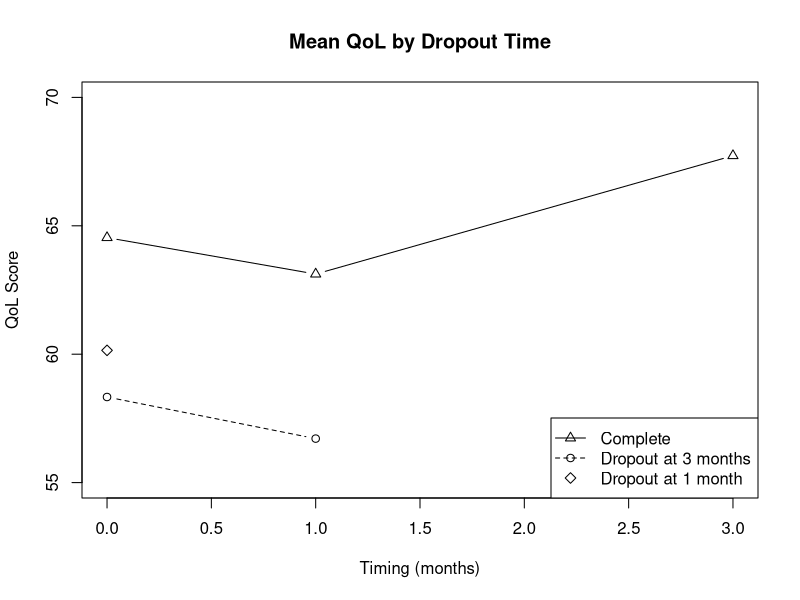
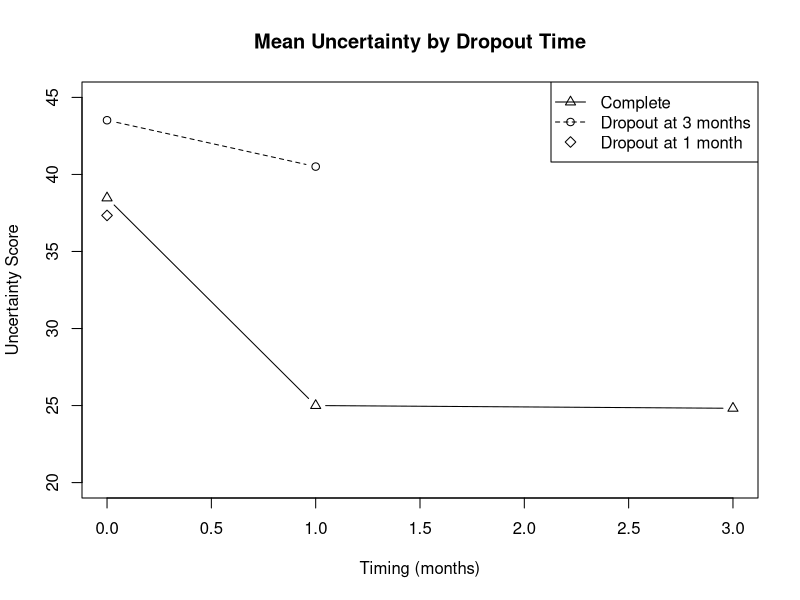

R code for these plots, in order:
## ---- chunk 1
knitr::opts_chunk$set(echo = TRUE)
library(openxlsx)
library(scales)
library(caret)
library(knitr)
## ---- chunk 2

setwd("Z:/Shares/Biostatistics/Projects/BCL/Research Projects/Open/BCL - 2017 - R96 (Sharifzadeh - Internal Medicine)/1 - Data")
list.files()
med_hist <- read.xlsx("Jh QoL all 7-19-17 FINAL cleaned DEID.xlsx",
                    sheet = 1,
                    startRow = 1,
                    colNames = TRUE,
                    na.strings = c("","n/a","N/a"),
                    detectDates = TRUE)
quest <- read.xlsx("NeuroQoL_FINAL_YS_DEID.xlsx",
                           sheet = 1,
                           startRow = 1,
                           colNames = TRUE)


#Removing rows where timing of the survey was after 3 months

colnames(quest)[3] <- "timing_of_survey"

quest2 <- quest[quest[,3] <= 3,]
dim(quest2)

#Removing all but the QoL column, the 4 uncertainty related questions, the timing, and location

quest3 <- quest2[,which(colnames(quest2)=="Data.Base.ID" |
                                          colnames(quest2)=="timing_of_survey" |
                                          colnames(quest2)=="Location.(0.office,.1.home)" |
                                          colnames(quest2)=="Overall.quality.of.life" |
                                          colnames(quest2)=="Feel.uncertain.about.future?" |
                                          colnames(quest2)=="Setbacks.in.condition?" |
                                          colnames(quest2)=="Concerned.about.disrupting.family.life?" |
                                          colnames(quest2)=="Outlook.on.future.worsen?")]
dim(quest3)
names(quest3) <- c("ID", "timing_of_survey", "location_of_survey", "QoL", "uncertainty1", "uncertainty2", "uncertainty3","uncertainty4")

#Removing rows with either 999 or NA in them or others

quest4 <- quest3[complete.cases(quest3), ]
quest5 <- subset(quest4, !quest4$ID %in% quest4$ID[quest4$QoL==999 |
                                                                   quest4$uncertainty1==999 |
                                                                   quest4$uncertainty2==999 |
                                                                   quest4$uncertainty3==999 |
                                                                   quest4$uncertainty4==999])
num <- c("1","2","3","4")
grep(paste(num, collapse = "|"), quest5$uncertainty2,invert = TRUE)
quest5 <- quest5[-grep(paste(num, collapse = "|"), quest5$uncertainty2,invert = TRUE),]
dim(quest5)
head(quest5)
str(quest5)

quest5$uncertainty2 <- as.numeric(quest5$uncertainty2)

#Transforming QoL 

QoL_calc <- function(x){
  ((x-1)/(max(quest5$QoL)-min(quest5$QoL)))*100
}
quest5$QoL_score <- QoL_calc(quest5$QoL)

#Adding scores for uncertainty

quest5$raw_score <- rowMeans(quest5[,5:8])

#Transforming uncertainty

uncertain_calc <- function(x){
  ((x-1)/(max(quest5$uncertainty1)-min(quest5$uncertainty1)))*100
}
quest5$uncertain_score <- uncertain_calc(quest5$raw_score)

#removing QoL, uncertainty1-4
quest6 <- quest5[,c(1,2,3,9,11)]


#Determining which patients (IDs) have resposes for t=1 or 3 but no baseline
t3vt1 <- setdiff(quest6$ID[which(quest6$timing_of_survey==3)],quest6$ID[which(quest6$timing_of_survey==1)])
t3vbase <- setdiff(quest6$ID[which(quest6$timing_of_survey==3)],quest6$ID[which(quest6$timing_of_survey==0)])
t1vbase <- setdiff(quest6$ID[which(quest6$timing_of_survey==1)],quest6$ID[which(quest6$timing_of_survey==0)])
union(union(t3vt1,t3vbase),t1vbase)

#Removing patients that have response for t1 or t3 but not baseline
quest7 <- quest6[-which(quest6$ID %in% union(union(t3vt1,t3vbase),t1vbase)),]

#Seperating by timing of survey
baseline <- subset(quest7,quest7$timing_of_survey==0)
t1 <- subset(quest7,quest7$timing_of_survey==1)
t3 <- subset(quest7,quest7$timing_of_survey==3)

#Adding covariates from med_hist data to the questionaiire data
vars <- c(1,4,7,10,13,17,19,21,9,18,26,32)
med_hist2 <- med_hist[,vars]
names(med_hist2) <- c("ID", "Gender", "Age_Group", "prior_brain_radiation", "radiation_type",
                      "prior_resection", "tumor_histology", "histology", "KPS", 
                      "concurrent_chemo", "tumor_location", "cancer_still_affecting" )

#which patients have a baseline,t1,t3 response but do not appear in medical history data
setdiff(baseline$ID, med_hist2$ID)
setdiff(t1$ID, med_hist2$ID)
setdiff(t3$ID, med_hist2$ID)

#remove these from questionaire data
baseline <- baseline[-which(baseline$ID==69 | baseline$ID==149),]
t1 <- t1[-which(t1$ID==69),]

#check that all baseline responders are in medical data
setdiff(baseline$ID, med_hist2$ID)
setdiff(t1$ID, med_hist2$ID)
setdiff(t1$ID, med_hist2$ID)

#removing patients (IDs) from medical history data that do not appear in the final questionaire data

med_hist3 <- med_hist2[which(med_hist2$ID %in% baseline$ID),]
all.equal(med_hist3$ID,baseline$ID)

#fixing the variable classes
med_hist3$Gender <- ifelse(med_hist3$Gender==1,0,1)
med_hist3$Gender <- factor(med_hist3$Gender)

med_hist3$Age_Group <- ifelse(med_hist3$Age_Group==1,0,1)
med_hist3$Age_Group <- factor(med_hist3$Age_Group)

med_hist3$prior_brain_radiation <- ifelse(grepl("o",med_hist3$prior_brain_radiation),0,1)
med_hist3$prior_brain_radiation <- factor(med_hist3$prior_brain_radiation)

table(med_hist3$radiation_type)
which(med_hist3$radiation_type==4)
med_hist3$radiation_type[which(med_hist3$radiation_type==4)] <- 2
table(med_hist3$radiation_type)
med_hist3$radiation_type <- factor(med_hist3$radiation_type)

med_hist3$prior_resection <- ifelse(grepl("o",med_hist3$prior_resection),0,1)
med_hist3$prior_resection <- factor(med_hist3$prior_resection)

med_hist3$histology <- ifelse(med_hist3$histology==5,0,1)
med_hist3$histology <- factor(med_hist3$histology)

med_hist3$concurrent_chemo <- ifelse(grepl("o",med_hist3$concurrent_chemo),0,1)
med_hist3$concurrent_chemo <- factor(med_hist3$concurrent_chemo)

med_hist3$cancer_still_affecting <- ifelse(grepl("o",med_hist3$cancer_still_affecting),0,1)
med_hist3$cancer_still_affecting <- factor(med_hist3$cancer_still_affecting)

#dropping tumor_histology and tumor_location because there are too many subgroups
names(med_hist3)
med_hist4 <- med_hist3[,-c(7,11)]

str(med_hist4)

#Adding medical history to each subset of the questionaire data

base_med <- merge(baseline,med_hist4)
t1_med <- merge(t1,med_hist4)
t3_med <- merge(t3,med_hist4)

#seeing if any of the data have missing values
which(rowSums(is.na(base_med))!=0)
which(rowSums(is.na(t1_med))!=0)
which(rowSums(is.na(t3_med))!=0)

#remove missing values from base_med data
base_med <- base_med[-which(rowSums(is.na(base_med))!=0),]

## ---- chunk 3

Variable <- c("Baseline",
              "t = 1",
              "t = 3")

x <- c(dim(base_med)[1],dim(t1_med)[1],dim(t3_med)[1])  

y <- c(mean(base_med$QoL_score[which(base_med$Age_Group==0)]),mean(t1_med$QoL_score[which(t1_med$Age_Group==0)]),mean(t3_med$QoL_score[which(t3_med$Age_Group==0)]))
z <- c(mean(base_med$QoL_score[which(base_med$Age_Group==1)]),mean(t1_med$QoL_score[which(t1_med$Age_Group==1)]),mean(t3_med$QoL_score[which(t3_med$Age_Group==1)]))

y2 <- c(mean(base_med$QoL_score[which(base_med$Gender==0)]),mean(t1_med$QoL_score[which(t1_med$Gender==0)]),mean(t3_med$QoL_score[which(t3_med$Gender==0)]))
z2 <- c(mean(base_med$QoL_score[which(base_med$Gender==1)]),mean(t1_med$QoL_score[which(t1_med$Gender==1)]),mean(t3_med$QoL_score[which(t3_med$Gender==1)]))

y3 <- c(mean(base_med$QoL_score[which(base_med$prior_brain_radiation==0)]),mean(t1_med$QoL_score[which(t1_med$prior_brain_radiation==0)]),mean(t3_med$QoL_score[which(t3_med$prior_brain_radiation==0)]))
z3 <- c(mean(base_med$QoL_score[which(base_med$prior_brain_radiation==1)]),mean(t1_med$QoL_score[which(t1_med$prior_brain_radiation==1)]),mean(t3_med$QoL_score[which(t3_med$prior_brain_radiation==1)]))

y4 <- c(mean(base_med$QoL_score[which(base_med$radiation_type==1)]),mean(t1_med$QoL_score[which(t1_med$radiation_type==1)]),mean(t3_med$QoL_score[which(t3_med$radiation_type==1)]))
z4 <- c(mean(base_med$QoL_score[which(base_med$radiation_type==2)]),mean(t1_med$QoL_score[which(t1_med$radiation_type==2)]),mean(t3_med$QoL_score[which(t3_med$radiation_type==2)]))
w4 <- c(mean(base_med$QoL_score[which(base_med$radiation_type==3)]),mean(t1_med$QoL_score[which(t1_med$radiation_type==3)]),mean(t3_med$QoL_score[which(t3_med$radiation_type==3)]))
v4 <- c(mean(base_med$QoL_score[which(base_med$radiation_type==5)]),mean(t1_med$QoL_score[which(t1_med$radiation_type==5)]),0) #mean(t3_med$QoL_score[which(t3_med$radiation_type==5)])) there are none in this category

y5 <- c(mean(base_med$QoL_score[which(base_med$prior_resection==0)]),mean(t1_med$QoL_score[which(t1_med$prior_resection==0)]),mean(t3_med$QoL_score[which(t3_med$prior_resection==0)]))
z5 <- c(mean(base_med$QoL_score[which(base_med$prior_resection==1)]),mean(t1_med$QoL_score[which(t1_med$prior_resection==1)]),mean(t3_med$QoL_score[which(t3_med$prior_resection==1)]))

#y6 <- c(mean(base_med$QoL_score[which(base_med$histology==0)]),mean(t1_med$QoL_score[which(t1_med$histology==0)]),mean(t3_med$QoL_score[which(t3_med$histology==0)]))
#z6 <- c(mean(base_med$QoL_score[which(base_med$histology==1)]),mean(t1_med$QoL_score[which(t1_med$histology==1)]),mean(t3_med$QoL_score[which(t3_med$histology==1)]))

y7 <- c(mean(base_med$KPS),mean(t1_med$KPS),mean(t3_med$KPS))

#y8 <- c(mean(base_med$QoL_score[which(base_med$concurrent_chemo==0)]),mean(t1_med$QoL_score[which(t1_med$concurrent_chemo==0)]),mean(t3_med$QoL_score[which(t3_med$concurrent_chemo==0)]))
#z8 <- c(mean(base_med$QoL_score[which(base_med$concurrent_chemo==1)]),mean(t1_med$QoL_score[which(t1_med$concurrent_chemo==1)]),mean(t3_med$QoL_score[which(t3_med$concurrent_chemo==1)]))

#y9 <- c(mean(base_med$QoL_score[which(base_med$cancer_still_affecting==0)]),mean(t1_med$QoL_score[which(t1_med$cancer_still_affecting==0)]),mean(t3_med$QoL_score[which(t3_med$cancer_still_affecting==0)]))
#z9 <- c(mean(base_med$QoL_score[which(base_med$cancer_still_affecting==1)]),mean(t1_med$QoL_score[which(t1_med$cancer_still_affecting==1)]),mean(t3_med$QoL_score[which(t3_med$cancer_still_affecting==1)]))

comparisons <- cbind.data.frame(Variable,x,
                          y, z,
                          y2, z2,
                          y3, z3,
                          y4,z4,w4,v4,
                          y5, z5,
                          y7)

compare <- cbind(comparisons[,1],round(comparisons[,-1], 1))
names(compare) <- c("Timing","Total", "Age<60","Age>=60","Male","Female",
                    "No Prior Rad","Prior Rad","Rad type 1",
                    "Rad type 2","Rad type 3","Rad type 5",
                    "No prior resection","Prior resection",
                    "KPS")

#comparisons
kable(compare, caption="Mean QoL across the different levels of covariates of interest.")
#knitr::kable(comparisons, format = "html")

## ---- chunk 4
Variable <- c("Baseline",
              "t = 1",
              "t = 3")

x <- c(dim(base_med)[1],dim(t1_med)[1],dim(t3_med)[1])  

y <- c(mean(base_med$uncertain_score[which(base_med$Age_Group==0)]),mean(t1_med$uncertain_score[which(t1_med$Age_Group==0)]),mean(t3_med$uncertain_score[which(t3_med$Age_Group==0)]))
z <- c(mean(base_med$uncertain_score[which(base_med$Age_Group==1)]),mean(t1_med$uncertain_score[which(t1_med$Age_Group==1)]),mean(t3_med$uncertain_score[which(t3_med$Age_Group==1)]))

y2 <- c(mean(base_med$uncertain_score[which(base_med$Gender==0)]),mean(t1_med$uncertain_score[which(t1_med$Gender==0)]),mean(t3_med$uncertain_score[which(t3_med$Gender==0)]))
z2 <- c(mean(base_med$uncertain_score[which(base_med$Gender==1)]),mean(t1_med$uncertain_score[which(t1_med$Gender==1)]),mean(t3_med$uncertain_score[which(t3_med$Gender==1)]))

y3 <- c(mean(base_med$uncertain_score[which(base_med$prior_brain_radiation==0)]),mean(t1_med$uncertain_score[which(t1_med$prior_brain_radiation==0)]),mean(t3_med$uncertain_score[which(t3_med$prior_brain_radiation==0)]))
z3 <- c(mean(base_med$uncertain_score[which(base_med$prior_brain_radiation==1)]),mean(t1_med$uncertain_score[which(t1_med$prior_brain_radiation==1)]),mean(t3_med$uncertain_score[which(t3_med$prior_brain_radiation==1)]))

y4 <- c(mean(base_med$uncertain_score[which(base_med$radiation_type==1)]),mean(t1_med$uncertain_score[which(t1_med$radiation_type==1)]),mean(t3_med$uncertain_score[which(t3_med$radiation_type==1)]))
z4 <- c(mean(base_med$uncertain_score[which(base_med$radiation_type==2)]),mean(t1_med$uncertain_score[which(t1_med$radiation_type==2)]),mean(t3_med$uncertain_score[which(t3_med$radiation_type==2)]))
w4 <- c(mean(base_med$uncertain_score[which(base_med$radiation_type==3)]),mean(t1_med$uncertain_score[which(t1_med$radiation_type==3)]),mean(t3_med$uncertain_score[which(t3_med$radiation_type==3)]))
v4 <- c(mean(base_med$uncertain_score[which(base_med$radiation_type==5)]),mean(t1_med$uncertain_score[which(t1_med$radiation_type==5)]),0) #mean(t3_med$uncertain_score[which(t3_med$radiation_type==5)])) there are none in this category

y5 <- c(mean(base_med$uncertain_score[which(base_med$prior_resection==0)]),mean(t1_med$uncertain_score[which(t1_med$prior_resection==0)]),mean(t3_med$uncertain_score[which(t3_med$prior_resection==0)]))
z5 <- c(mean(base_med$uncertain_score[which(base_med$prior_resection==1)]),mean(t1_med$uncertain_score[which(t1_med$prior_resection==1)]),mean(t3_med$uncertain_score[which(t3_med$prior_resection==1)]))

#y6 <- c(mean(base_med$uncertain_score[which(base_med$histology==0)]),mean(t1_med$uncertain_score[which(t1_med$histology==0)]),mean(t3_med$uncertain_score[which(t3_med$histology==0)]))
#z6 <- c(mean(base_med$uncertain_score[which(base_med$histology==1)]),mean(t1_med$uncertain_score[which(t1_med$histology==1)]),mean(t3_med$uncertain_score[which(t3_med$histology==1)]))

y7 <- c(mean(base_med$KPS),mean(t1_med$KPS),mean(t3_med$KPS))

#y8 <- c(mean(base_med$uncertain_score[which(base_med$concurrent_chemo==0)]),mean(t1_med$uncertain_score[which(t1_med$concurrent_chemo==0)]),mean(t3_med$uncertain_score[which(t3_med$concurrent_chemo==0)]))
#z8 <- c(mean(base_med$uncertain_score[which(base_med$concurrent_chemo==1)]),mean(t1_med$uncertain_score[which(t1_med$concurrent_chemo==1)]),mean(t3_med$uncertain_score[which(t3_med$concurrent_chemo==1)]))

#y9 <- c(mean(base_med$uncertain_score[which(base_med$cancer_still_affecting==0)]),mean(t1_med$uncertain_score[which(t1_med$cancer_still_affecting==0)]),mean(t3_med$uncertain_score[which(t3_med$cancer_still_affecting==0)]))
#z9 <- c(mean(base_med$uncertain_score[which(base_med$cancer_still_affecting==1)]),mean(t1_med$uncertain_score[which(t1_med$cancer_still_affecting==1)]),mean(t3_med$uncertain_score[which(t3_med$cancer_still_affecting==1)]))

comparisons <- cbind.data.frame(Variable,x,
                          y, z,
                          y2, z2,
                          y3, z3,
                          y4,z4,w4,v4,
                          y5, z5,
                          y7)

compare <- cbind(comparisons[,1],round(comparisons[,-1], 1))
names(compare) <- c("Timing","Total", "Age<60","Age>=60","Male","Female",
                    "No Prior Rad","Prior Rad","Rad type 1",
                    "Rad type 2","Rad type 3","Rad type 5",
                    "No prior resection","Prior resection",
                    "KPS")

#comparisons
kable(compare, caption="Mean Uncertainty score across the different levels of covariates of interest.")
#knitr::kable(comparisons, format = "html")
## ---- chunk 5

#Plotting QoL over time
#Consider all patients that had measurments at baseline, t1, and t3
intersect(intersect(base_med$ID,t1_med$ID),t3_med$ID)
ids <- intersect(intersect(base_med$ID,t1_med$ID),t3_med$ID)
which(base_med$ID %in% ids)

mean_all_base <- mean(base_med$QoL_score[which(base_med$ID %in% ids)])
t.test(base_med$QoL_score[which(base_med$ID %in% ids)])$conf.int[1:2]

mean_all_t1 <- mean(t1_med$QoL_score[which(t1_med$ID %in% ids)])
t.test(t1_med$QoL_score[which(t1_med$ID %in% ids)])$conf.int[1:2]

mean_all_t3 <- mean(t3_med$QoL_score[which(t3_med$ID %in% ids)])
t.test(t3_med$QoL_score[which(t3_med$ID %in% ids)])$conf.int[1:2]

#consider all patients that had measurements at baseline and t1
setdiff(intersect(base_med$ID,t1_med$ID),t3_med$ID)
ids <- setdiff(intersect(base_med$ID,t1_med$ID),t3_med$ID)
which(base_med$ID %in% ids)

mean_2_base <- mean(base_med$QoL_score[which(base_med$ID %in% ids)])
t.test(base_med$QoL_score[which(base_med$ID %in% ids)])$conf.int[1:2]

mean_2_t1 <- mean(t1_med$QoL_score[which(t1_med$ID %in% ids)])
t.test(t1_med$QoL_score[which(t1_med$ID %in% ids)])$conf.int[1:2]

#consider all patients that only had measurement at baseline
setdiff(setdiff(base_med$ID,t1$ID),t3_med$ID)
ids <- setdiff(setdiff(base_med$ID,t1$ID),t3_med$ID)
which(base_med$ID %in% ids)

mean_1_base <- mean(base_med$QoL_score[which(base_med$ID %in% ids)])
t.test(base_med$QoL_score[which(base_med$ID %in% ids)])$conf.int[1:2]

## ---- chunk 6
#Ploting the mean QOL across time

plot(x=c(0,1,3),y=c(mean_all_base,mean_all_t1,mean_all_t3),
     ylim=c(55,70),type = "b",lty=1,pch=2,
     xlab="Timing (months)",ylab="QoL Score",
     main="Mean QoL by Dropout Time")
lines(x=c(0,1),y=c(mean_2_base,mean_2_t1),ylim=c(55,70),type = "b", lty=2)
points(x=0,y=mean_1_base,pch=5)
legend("bottomright",c("Complete","Dropout at 3 months","Dropout at 1 month"),lty=c(1,2,0),pch=c(2,1,5))


## ---- chunk 7
#Plotting Uncertainty over time
#Consider all patients that had measurments at baseline, t1, and t3
intersect(intersect(base_med$ID,t1_med$ID),t3_med$ID)
ids <- intersect(intersect(base_med$ID,t1_med$ID),t3_med$ID)
which(base_med$ID %in% ids)

mean_all_base <- mean(base_med$uncertain_score[which(base_med$ID %in% ids)])
t.test(base_med$uncertain_score[which(base_med$ID %in% ids)])$conf.int[1:2]

mean_all_t1 <- mean(t1_med$uncertain_score[which(t1_med$ID %in% ids)])
t.test(t1_med$uncertain_score[which(t1_med$ID %in% ids)])$conf.int[1:2]

mean_all_t3 <- mean(t3_med$uncertain_score[which(t3_med$ID %in% ids)])
t.test(t3_med$uncertain_score[which(t3_med$ID %in% ids)])$conf.int[1:2]

#consider all patients that had measurements at baseline and t1
setdiff(intersect(base_med$ID,t1_med$ID),t3_med$ID)
ids <- setdiff(intersect(base_med$ID,t1_med$ID),t3_med$ID)
which(base_med$ID %in% ids)

mean_2_base <- mean(base_med$uncertain_score[which(base_med$ID %in% ids)])
t.test(base_med$uncertain_score[which(base_med$ID %in% ids)])$conf.int[1:2]

mean_2_t1 <- mean(t1_med$uncertain_score[which(t1_med$ID %in% ids)])
t.test(t1_med$uncertain_score[which(t1_med$ID %in% ids)])$conf.int[1:2]

#consider all patients that only had measurement at baseline
setdiff(setdiff(base_med$ID,t1$ID),t3_med$ID)
ids <- setdiff(setdiff(base_med$ID,t1$ID),t3_med$ID)
which(base_med$ID %in% ids)

mean_1_base <- mean(base_med$uncertain_score[which(base_med$ID %in% ids)])
t.test(base_med$uncertain_score[which(base_med$ID %in% ids)])$conf.int[1:2]
## ---- chunk 8
#Ploting the mean QOL across time
plot(x=c(0,1,3),y=c(mean_all_base,mean_all_t1,mean_all_t3),
     ylim=c(20,45),type = "b",lty=1,pch=2,
     xlab="Timing (months)",ylab="Uncertainty Score",
     main="Mean Uncertainty by Dropout Time")
lines(x=c(0,1),y=c(mean_2_base,mean_2_t1),ylim=c(20,45),type = "b", lty=2)
points(x=0,y=mean_1_base,pch=5)
legend("topright",c("Complete","Dropout at 3 months","Dropout at 1 month"),lty=c(1,2,0),pch=c(2,1,5))

